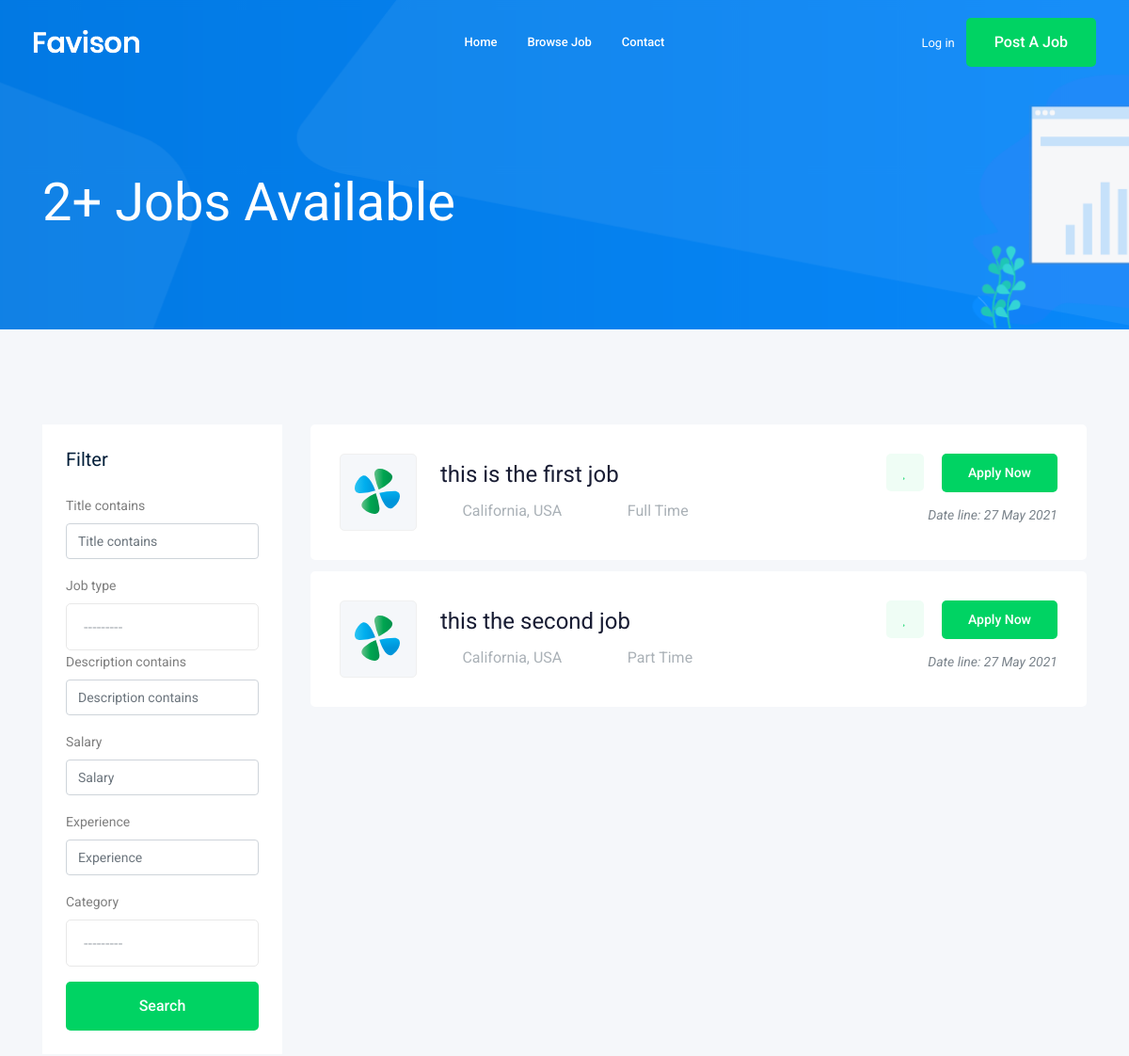
The page /jobs/ (upper part) on the database as committed earlier.
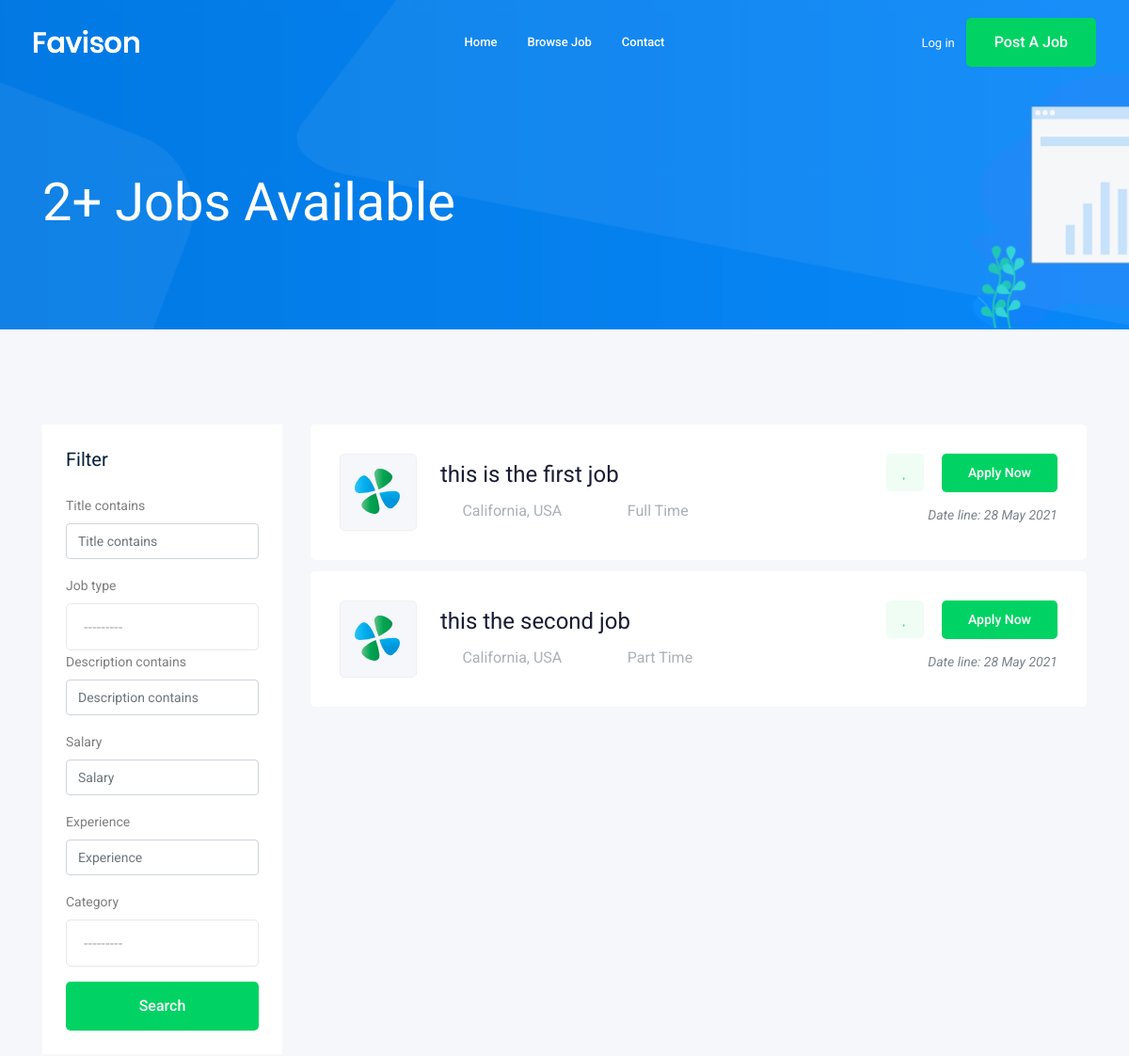
The same page on the database as committed later.
### job/models.py (models this page shows, shortened)
class Job(models.Model):
    owner        = models.ForeignKey(User, name='owner', on_delete=models.CASCADE)
    title        = models.CharField(max_length=120)
    job_type     = models.CharField(
        max_length = 20,
        choices = job_type_choices,
        default = 'Full Time')
    description  = models.TextField(max_length=1000)
    published_at = models.DateTimeField(auto_now=True) # take the time by it self
    Vacancy      = models.IntegerField(default=1)
    salary       = models.IntegerField(default=0)
    experience   = models.IntegerField(default=1)
    category     = models.ForeignKey('Category', on_delete=models.CASCADE)# One to Many
    image        = models.ImageField(upload_to = 'jobs/')
    slug         = models.SlugField(null=True, blank=True)

### job/views.py (the view)
# urls.py: path('',views.job_list, name='job_list'),
def job_list(request):
    job_listn = Job.objects.all()
    myfilter = JobFilter(request.GET, queryset =job_listn )
    job_list = myfilter.qs
    paginator = Paginator(job_list, 4)
    page_number = request.GET.get('page')
    page_obj = paginator.get_page(page_number)
    context = {
        'jobs': page_obj,
        'all_jobs': job_listn,
        'myfilter': myfilter
    }
    return render(request, 'job/job_list.html', context)

### job/models.py (called while the page is built)
    def __str__(self):
        return self.name

### job/templates/job/job_list.html (shortened to what this page needs)
{%extends 'base.html' %}
{% load bootstrap5 %}
    {% block content%}
    <div class="bradcam_area bradcam_bg_1">
        <div class="container">
            <div class="row">
                <div class="col-xl-12">
                    <div class="bradcam_text">
                        <h3>{{ all_jobs.count }}+ Jobs Available</h3>
                    </div>
                </div>
            </div>
        </div>
    </div>
    <div class="job_listing_area plus_padding">
        <div class="container">
            <div class="row">
                <div class="col-lg-3">
                    <div class="job_filter white-bg">
                        <div class="form_inner white-bg">
                            <h3>Filter</h3>
                            <form method ='GET'>
                            {% bootstrap_form myfilter.form %}
                            <input type="submit" value="Search" class="boxed-btn3 w-100 mt-3">
                            </form>
                        </div>
                    </div>
                </div>
                <div class="col-lg-9">
                    <div class="job_lists m-0">
                        <div class="row">
                            {%for job in jobs %}
                            <div class="col-lg-12 col-md-12">
                                <div class="single_jobs white-bg d-flex justify-content-between">
                                    <div class="jobs_left d-flex align-items-center">
                                        <div class="thumb">
                                            <img src="img/svg_icon/1.svg" alt="">
                                        </div>
                                        <div class="jobs_conetent">
                                            <a href="{% url 'jobs:job_detail' job.slug%}"><h4>{{job.title}}</h4></a>
                                            <div class="links_locat d-flex align-items-center">
                                                <div class="location">
                                                    <p> <i class="fa fa-map-marker"></i> California, USA</p>
                                                </div>
                                                <div class="location">
                                                    <p> <i class="fa fa-clock-o"></i>{{job.job_type}}</p>
                                                </div>
                                            </div>
                                        </div>
                                    </div>
                                    <div class="jobs_right">
                                        <div class="apply_now">
                                            <a class="heart_mark" href="#"> <i class="fa fa-heart"></i> </a>
                                            <a href="{% url 'jobs:job_detail' job.slug%}" class="boxed-btn3">Apply Now</a>
                                        </div>
                                        <div class="date">
                                            <p>Date line: {{job.published_at|date:"d M Y"}}</p>
                                        </div>
                                    </div>
                                </div>
                            </div>
                            {%endfor%}
                        </div>
                        <div class="row">
                            <div class="col-lg-12">
                            </div>
                        </div>
                    </div>
                </div>
            </div>
        </div>
    </div>
    {%endblock%}

Rows that differ between the two databases and show on the page:
changed Job "this is the first job": published_at "27 May 2021" → "28 May 2021"
changed Job "this the second job": published_at "27 May 2021" → "28 May 2021"
